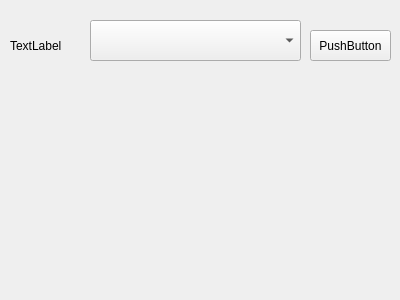
<?xml version="1.0" encoding="UTF-8"?>
<ui version="4.0">
 <class>Panel1</class>
 <widget class="QWidget" name="Panel1">
  <property name="geometry">
   <rect>
    <x>0</x>
    <y>0</y>
    <width>400</width>
    <height>300</height>
   </rect>
  </property>
  <property name="windowTitle">
   <string>Form</string>
  </property>
  <widget class="QComboBox" name="comboBox">
   <property name="geometry">
    <rect>
     <x>90</x>
     <y>20</y>
     <width>211</width>
     <height>41</height>
    </rect>
   </property>
  </widget>
  <widget class="QLabel" name="label">
   <property name="geometry">
    <rect>
     <x>10</x>
     <y>30</y>
     <width>71</width>
     <height>31</height>
    </rect>
   </property>
   <property name="text">
    <string>TextLabel</string>
   </property>
  </widget>
  <widget class="QPushButton" name="pushButton">
   <property name="geometry">
    <rect>
     <x>310</x>
     <y>30</y>
     <width>81</width>
     <height>31</height>
    </rect>
   </property>
   <property name="text">
    <string>PushButton</string>
   </property>
  </widget>
  <widget class="QWidget" name="verticalLayoutWidget">
   <property name="geometry">
    <rect>
     <x>20</x>
     <y>70</y>
     <width>361</width>
     <height>211</height>
    </rect>
   </property>
   <layout class="QVBoxLayout" name="verticalLayout"/>
  </widget>
 </widget>
 <resources/>
 <connections/>
</ui>
